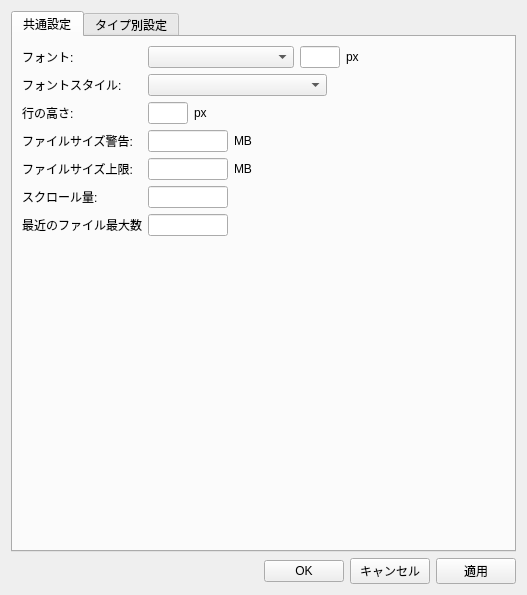
<?xml version="1.0" encoding="UTF-8"?>
<ui version="4.0">
 <class>ConfigDialog</class>
 <widget class="QDialog" name="ConfigDialog">
  <property name="geometry">
   <rect>
    <x>0</x>
    <y>0</y>
    <width>527</width>
    <height>595</height>
   </rect>
  </property>
  <property name="windowTitle">
   <string>Dialog</string>
  </property>
  <layout class="QVBoxLayout" name="verticalLayout">
   <item>
    <widget class="QTabWidget" name="tabWidget">
     <property name="currentIndex">
      <number>0</number>
     </property>
     <widget class="QWidget" name="tab">
      <attribute name="title">
       <string>共通設定</string>
      </attribute>
      <layout class="QGridLayout" name="gridLayout">
       <item row="2" column="1">
        <layout class="QHBoxLayout" name="horizontalLayout_4">
         <item>
          <widget class="QLineEdit" name="edt_lineheight">
           <property name="maximumSize">
            <size>
             <width>40</width>
             <height>16777215</height>
            </size>
           </property>
           <property name="maxLength">
            <number>2</number>
           </property>
          </widget>
         </item>
         <item>
          <widget class="QLabel" name="label_4">
           <property name="text">
            <string>px</string>
           </property>
          </widget>
         </item>
         <item>
          <spacer name="horizontalSpacer_3">
           <property name="orientation">
            <enum>Qt::Orientation::Horizontal</enum>
           </property>
           <property name="sizeHint" stdset="0">
            <size>
             <width>40</width>
             <height>20</height>
            </size>
           </property>
          </spacer>
         </item>
        </layout>
       </item>
       <item row="0" column="1">
        <layout class="QHBoxLayout" name="horizontalLayout_3">
         <item>
          <widget class="QComboBox" name="cmb_fontfamily">
           <property name="sizePolicy">
            <sizepolicy hsizetype="Expanding" vsizetype="Fixed">
             <horstretch>0</horstretch>
             <verstretch>0</verstretch>
            </sizepolicy>
           </property>
          </widget>
         </item>
         <item>
          <widget class="QLineEdit" name="edt_fontsize">
           <property name="sizePolicy">
            <sizepolicy hsizetype="Preferred" vsizetype="Preferred">
             <horstretch>0</horstretch>
             <verstretch>0</verstretch>
            </sizepolicy>
           </property>
           <property name="maximumSize">
            <size>
             <width>40</width>
             <height>16777215</height>
            </size>
           </property>
           <property name="baseSize">
            <size>
             <width>0</width>
             <height>0</height>
            </size>
           </property>
           <property name="maxLength">
            <number>2</number>
           </property>
          </widget>
         </item>
         <item>
          <widget class="QLabel" name="label_3">
           <property name="text">
            <string>px</string>
           </property>
          </widget>
         </item>
         <item>
          <spacer name="horizontalSpacer_2">
           <property name="orientation">
            <enum>Qt::Orientation::Horizontal</enum>
           </property>
           <property name="sizeHint" stdset="0">
            <size>
             <width>40</width>
             <height>20</height>
            </size>
           </property>
          </spacer>
         </item>
        </layout>
       </item>
       <item row="3" column="1">
        <layout class="QHBoxLayout" name="horizontalLayout_5">
         <item>
          <widget class="QLineEdit" name="edt_filesize_warning">
           <property name="maximumSize">
            <size>
             <width>80</width>
             <height>16777215</height>
            </size>
           </property>
          </widget>
         </item>
         <item>
          <widget class="QLabel" name="label_7">
           <property name="text">
            <string>MB</string>
           </property>
          </widget>
         </item>
         <item>
          <spacer name="horizontalSpacer_4">
           <property name="orientation">
            <enum>Qt::Orientation::Horizontal</enum>
           </property>
           <property name="sizeHint" stdset="0">
            <size>
             <width>40</width>
             <height>20</height>
            </size>
           </property>
          </spacer>
         </item>
        </layout>
       </item>
       <item row="4" column="0">
        <widget class="QLabel" name="label_6">
         <property name="text">
          <string>&lt;html&gt;&lt;head/&gt;&lt;body&gt;&lt;p&gt;ファイルサイズ上限:&lt;/p&gt;&lt;/body&gt;&lt;/html&gt;</string>
         </property>
        </widget>
       </item>
       <item row="4" column="1">
        <layout class="QHBoxLayout" name="horizontalLayout_6">
         <item>
          <widget class="QLineEdit" name="edt_filesize_max">
           <property name="maximumSize">
            <size>
             <width>80</width>
             <height>16777215</height>
            </size>
           </property>
          </widget>
         </item>
         <item>
          <widget class="QLabel" name="label_8">
           <property name="text">
            <string>MB</string>
           </property>
          </widget>
         </item>
         <item>
          <spacer name="horizontalSpacer_5">
           <property name="orientation">
            <enum>Qt::Orientation::Horizontal</enum>
           </property>
           <property name="sizeHint" stdset="0">
            <size>
             <width>40</width>
             <height>20</height>
            </size>
           </property>
          </spacer>
         </item>
        </layout>
       </item>
       <item row="2" column="0">
        <widget class="QLabel" name="label_2">
         <property name="text">
          <string>行の高さ:</string>
         </property>
        </widget>
       </item>
       <item row="6" column="0">
        <widget class="QLabel" name="label_10">
         <property name="text">
          <string>最近のファイル最大数</string>
         </property>
        </widget>
       </item>
       <item row="0" column="0">
        <widget class="QLabel" name="label">
         <property name="text">
          <string>フォント:</string>
         </property>
        </widget>
       </item>
       <item row="3" column="0">
        <widget class="QLabel" name="label_5">
         <property name="text">
          <string>ファイルサイズ警告:</string>
         </property>
        </widget>
       </item>
       <item row="6" column="1">
        <layout class="QHBoxLayout" name="horizontalLayout_10">
         <item>
          <widget class="QLineEdit" name="edt_maxrecent">
           <property name="maximumSize">
            <size>
             <width>80</width>
             <height>16777215</height>
            </size>
           </property>
          </widget>
         </item>
         <item>
          <spacer name="horizontalSpacer_12">
           <property name="orientation">
            <enum>Qt::Orientation::Horizontal</enum>
           </property>
           <property name="sizeHint" stdset="0">
            <size>
             <width>40</width>
             <height>20</height>
            </size>
           </property>
          </spacer>
         </item>
        </layout>
       </item>
       <item row="9" column="0">
        <spacer name="verticalSpacer">
         <property name="orientation">
          <enum>Qt::Orientation::Vertical</enum>
         </property>
         <property name="sizeHint" stdset="0">
          <size>
           <width>20</width>
           <height>40</height>
          </size>
         </property>
        </spacer>
       </item>
       <item row="5" column="0">
        <widget class="QLabel" name="label_9">
         <property name="text">
          <string>スクロール量:</string>
         </property>
        </widget>
       </item>
       <item row="5" column="1">
        <layout class="QHBoxLayout" name="horizontalLayout_9">
         <item>
          <widget class="QLineEdit" name="edt_scrollsize">
           <property name="maximumSize">
            <size>
             <width>80</width>
             <height>16777215</height>
            </size>
           </property>
          </widget>
         </item>
         <item>
          <spacer name="horizontalSpacer_10">
           <property name="orientation">
            <enum>Qt::Orientation::Horizontal</enum>
           </property>
           <property name="sizeHint" stdset="0">
            <size>
             <width>40</width>
             <height>20</height>
            </size>
           </property>
          </spacer>
         </item>
        </layout>
       </item>
       <item row="1" column="0">
        <widget class="QLabel" name="label_11">
         <property name="text">
          <string>フォントスタイル:</string>
         </property>
        </widget>
       </item>
       <item row="1" column="1">
        <layout class="QHBoxLayout" name="horizontalLayout_11">
         <item>
          <widget class="QComboBox" name="cmb_fontstyle">
           <property name="sizePolicy">
            <sizepolicy hsizetype="Expanding" vsizetype="Fixed">
             <horstretch>0</horstretch>
             <verstretch>0</verstretch>
            </sizepolicy>
           </property>
          </widget>
         </item>
         <item>
          <spacer name="horizontalSpacer_13">
           <property name="orientation">
            <enum>Qt::Orientation::Horizontal</enum>
           </property>
           <property name="sizeHint" stdset="0">
            <size>
             <width>40</width>
             <height>20</height>
            </size>
           </property>
          </spacer>
         </item>
        </layout>
       </item>
      </layout>
     </widget>
     <widget class="QWidget" name="tab_2">
      <attribute name="title">
       <string>タイプ別設定</string>
      </attribute>
      <layout class="QHBoxLayout" name="horizontalLayout_2" stretch="1,3">
       <item>
        <layout class="QVBoxLayout" name="verticalLayout_4">
         <item>
          <widget class="QListWidget" name="lsttypes">
           <property name="sizePolicy">
            <sizepolicy hsizetype="Preferred" vsizetype="Expanding">
             <horstretch>0</horstretch>
             <verstretch>0</verstretch>
            </sizepolicy>
           </property>
           <property name="dragDropMode">
            <enum>QAbstractItemView::DragDropMode::DragDrop</enum>
           </property>
          </widget>
         </item>
         <item>
          <layout class="QHBoxLayout" name="horizontalLayout_8">
           <item>
            <widget class="QPushButton" name="btnmoveupfiletype">
             <property name="maximumSize">
              <size>
               <width>40</width>
               <height>16777215</height>
              </size>
             </property>
             <property name="text">
              <string>↑</string>
             </property>
            </widget>
           </item>
           <item>
            <widget class="QPushButton" name="btnmovedownfiletype">
             <property name="maximumSize">
              <size>
               <width>40</width>
               <height>16777215</height>
              </size>
             </property>
             <property name="text">
              <string>↓</string>
             </property>
            </widget>
           </item>
           <item>
            <spacer name="horizontalSpacer_9">
             <property name="orientation">
              <enum>Qt::Orientation::Horizontal</enum>
             </property>
             <property name="sizeHint" stdset="0">
              <size>
               <width>40</width>
               <height>20</height>
              </size>
             </property>
            </spacer>
           </item>
          </layout>
         </item>
         <item>
          <layout class="QGridLayout" name="gridLayout_2">
           <item row="0" column="0">
            <widget class="QPushButton" name="btnaddfiletype">
             <property name="text">
              <string>追加</string>
             </property>
            </widget>
           </item>
           <item row="0" column="1">
            <spacer name="horizontalSpacer_11">
             <property name="orientation">
              <enum>Qt::Orientation::Horizontal</enum>
             </property>
             <property name="sizeHint" stdset="0">
              <size>
               <width>40</width>
               <height>20</height>
              </size>
             </property>
            </spacer>
           </item>
           <item row="1" column="0">
            <widget class="QPushButton" name="btndelfiletype">
             <property name="text">
              <string>削除</string>
             </property>
            </widget>
           </item>
          </layout>
         </item>
        </layout>
       </item>
       <item>
        <layout class="QVBoxLayout" name="verticalLayout_2" stretch="0,0,1,0">
         <item>
          <layout class="QGridLayout" name="gridLayout_3" rowstretch="0,0,0,0,0,0" columnstretch="0,0">
           <item row="2" column="0">
            <widget class="QLabel" name="label_16">
             <property name="text">
              <string>タブ幅</string>
             </property>
            </widget>
           </item>
           <item row="0" column="1">
            <widget class="QLineEdit" name="txttypename"/>
           </item>
           <item row="1" column="0">
            <widget class="QLabel" name="label_15">
             <property name="text">
              <string>拡張子</string>
             </property>
            </widget>
           </item>
           <item row="2" column="1">
            <layout class="QHBoxLayout" name="horizontalLayout_13">
             <item>
              <widget class="QLineEdit" name="txttabsize">
               <property name="maximumSize">
                <size>
                 <width>40</width>
                 <height>16777215</height>
                </size>
               </property>
              </widget>
             </item>
             <item>
              <spacer name="horizontalSpacer_7">
               <property name="orientation">
                <enum>Qt::Orientation::Horizontal</enum>
               </property>
               <property name="sizeHint" stdset="0">
                <size>
                 <width>40</width>
                 <height>20</height>
                </size>
               </property>
              </spacer>
             </item>
            </layout>
           </item>
           <item row="3" column="0">
            <widget class="QLabel" name="label_17">
             <property name="text">
              <string>行の文字数</string>
             </property>
            </widget>
           </item>
           <item row="1" column="1">
            <widget class="QLineEdit" name="txtextension"/>
           </item>
           <item row="4" column="0" colspan="2">
            <widget class="QCheckBox" name="chkautoindent">
             <property name="text">
              <string>オートインデント</string>
             </property>
            </widget>
           </item>
           <item row="0" column="0">
            <widget class="QLabel" name="label_14">
             <property name="text">
              <string>設定名</string>
             </property>
            </widget>
           </item>
           <item row="3" column="1">
            <layout class="QHBoxLayout" name="horizontalLayout_14">
             <item>
              <widget class="QLineEdit" name="txtwrapsize">
               <property name="maximumSize">
                <size>
                 <width>80</width>
                 <height>16777215</height>
                </size>
               </property>
              </widget>
             </item>
             <item>
              <widget class="QCheckBox" name="chkautowrap">
               <property name="text">
                <string>自動折り返し</string>
               </property>
              </widget>
             </item>
             <item>
              <spacer name="horizontalSpacer_8">
               <property name="orientation">
                <enum>Qt::Orientation::Horizontal</enum>
               </property>
               <property name="sizeHint" stdset="0">
                <size>
                 <width>40</width>
                 <height>20</height>
                </size>
               </property>
              </spacer>
             </item>
            </layout>
           </item>
           <item row="5" column="0" colspan="2">
            <widget class="QCheckBox" name="chk_focusoutsave">
             <property name="text">
              <string>フォーカスを失ったら保存</string>
             </property>
            </widget>
           </item>
          </layout>
         </item>
         <item>
          <widget class="QLabel" name="label_13">
           <property name="text">
            <string>色と強調表示</string>
           </property>
          </widget>
         </item>
         <item>
          <widget class="QTableWidget" name="lstattributes">
           <property name="sizePolicy">
            <sizepolicy hsizetype="Expanding" vsizetype="Expanding">
             <horstretch>0</horstretch>
             <verstretch>0</verstretch>
            </sizepolicy>
           </property>
           <column>
            <property name="text">
             <string>名前</string>
            </property>
           </column>
           <column>
            <property name="text">
             <string>種別</string>
            </property>
           </column>
           <column>
            <property name="text">
             <string>文字列</string>
            </property>
           </column>
           <column>
            <property name="text">
             <string>文字色</string>
            </property>
           </column>
           <column>
            <property name="text">
             <string>背景色</string>
            </property>
           </column>
           <column>
            <property name="text">
             <string>B</string>
            </property>
           </column>
           <column>
            <property name="text">
             <string>I</string>
            </property>
           </column>
           <column>
            <property name="text">
             <string>U</string>
            </property>
           </column>
          </widget>
         </item>
         <item>
          <layout class="QHBoxLayout" name="horizontalLayout_7">
           <item>
            <widget class="QPushButton" name="btnmoveupattr">
             <property name="maximumSize">
              <size>
               <width>40</width>
               <height>16777215</height>
              </size>
             </property>
             <property name="text">
              <string>↑</string>
             </property>
            </widget>
           </item>
           <item>
            <widget class="QPushButton" name="btnmovedownattr">
             <property name="maximumSize">
              <size>
               <width>40</width>
               <height>16777215</height>
              </size>
             </property>
             <property name="text">
              <string>↓</string>
             </property>
            </widget>
           </item>
           <item>
            <widget class="QPushButton" name="btnaddattr">
             <property name="text">
              <string>追加</string>
             </property>
            </widget>
           </item>
           <item>
            <widget class="QPushButton" name="btndelattr">
             <property name="text">
              <string>削除</string>
             </property>
            </widget>
           </item>
           <item>
            <spacer name="horizontalSpacer_6">
             <property name="orientation">
              <enum>Qt::Orientation::Horizontal</enum>
             </property>
             <property name="sizeHint" stdset="0">
              <size>
               <width>40</width>
               <height>20</height>
              </size>
             </property>
            </spacer>
           </item>
          </layout>
         </item>
        </layout>
       </item>
      </layout>
     </widget>
    </widget>
   </item>
   <item>
    <layout class="QHBoxLayout" name="horizontalLayout">
     <item>
      <spacer name="horizontalSpacer">
       <property name="orientation">
        <enum>Qt::Orientation::Horizontal</enum>
       </property>
       <property name="sizeHint" stdset="0">
        <size>
         <width>40</width>
         <height>20</height>
        </size>
       </property>
      </spacer>
     </item>
     <item>
      <widget class="QPushButton" name="btnok">
       <property name="text">
        <string>OK</string>
       </property>
      </widget>
     </item>
     <item>
      <widget class="QPushButton" name="btncancel">
       <property name="text">
        <string>キャンセル</string>
       </property>
      </widget>
     </item>
     <item>
      <widget class="QPushButton" name="btnapply">
       <property name="text">
        <string>適用</string>
       </property>
      </widget>
     </item>
    </layout>
   </item>
  </layout>
 </widget>
 <resources/>
 <connections/>
</ui>
